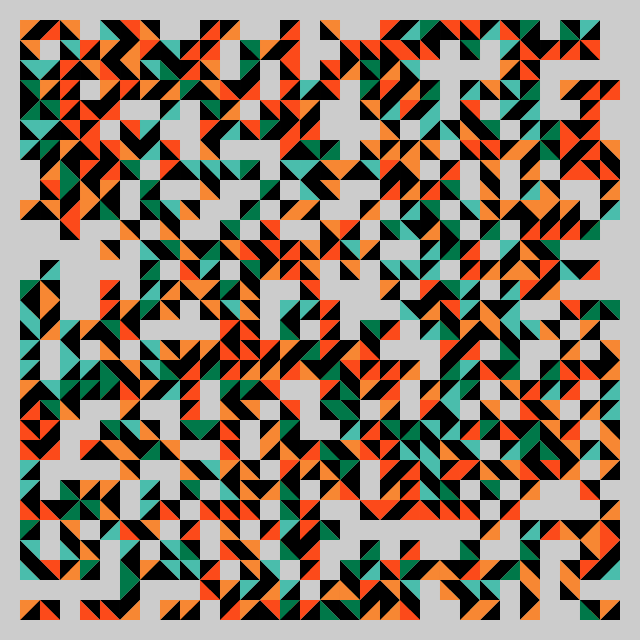
Frame 1 (no input)
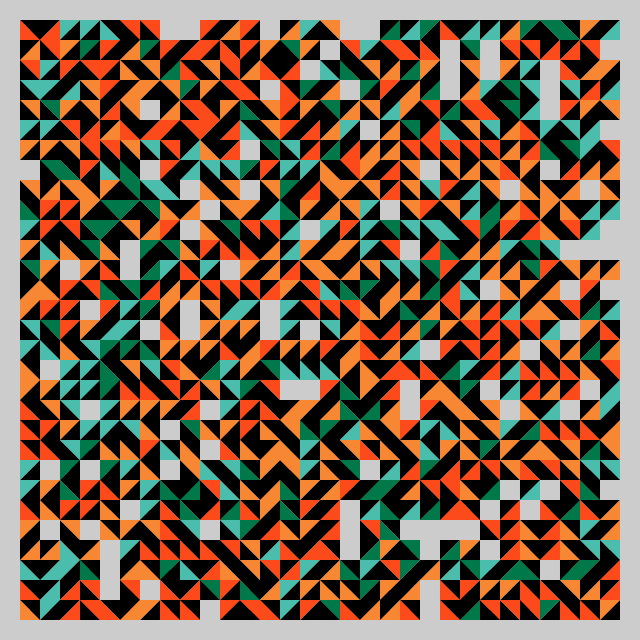
Frame 2 (the mouse pressed at the canvas centre, redrawn once)

The Processing sketch that drew these frames (run headless with seeded random() and noise(); the mouse was pressed at the canvas centre and the sketch redrawn once):

// Processing sketch: build
// ── build.pde
int x = 50;
int y = 50;
int size = 20;

void setup() {
	size(640, 640);
}

void draw() {
	noLoop();
	noStroke();
	for (int x = size; x < width - size; x+= size) {
		for (int y = size; y < width - size; y += size) {
			rotated_tile(x, y, size);
		}
	}
	

}

void rotated_tile(int x, int y, int s){
	int random_num = round(random(3));
	if (random_num == 0) {
		color c = #4abdac;
		triangle_tile(x, y, s, c);
	}
	if (random_num == 1) {
		color c = #fc4a1a;
		pushMatrix();
		rotate(PI/2);
		translate(0, -width);
		triangle_tile(x, y, s, c);
		popMatrix();
	}
	if (random_num == 2) {
		color c = #f78733;
		rotate(PI);
		translate(-height, -width);
		triangle_tile(x, y, s, c);
	} 
	if (random_num == 3) {
		color c = #007849;
		rotate(3*PI/2);
		translate(-height, 0);
		triangle_tile(x, y, s, c);
	}
}

void triangle_tile(int x, int y, int s, color c){
	fill(0);
	triangle(x, y, x, y + s, x + s, y);
	fill(c);
	triangle(x, y + size, x + size, y, x + size, y + size);
}
